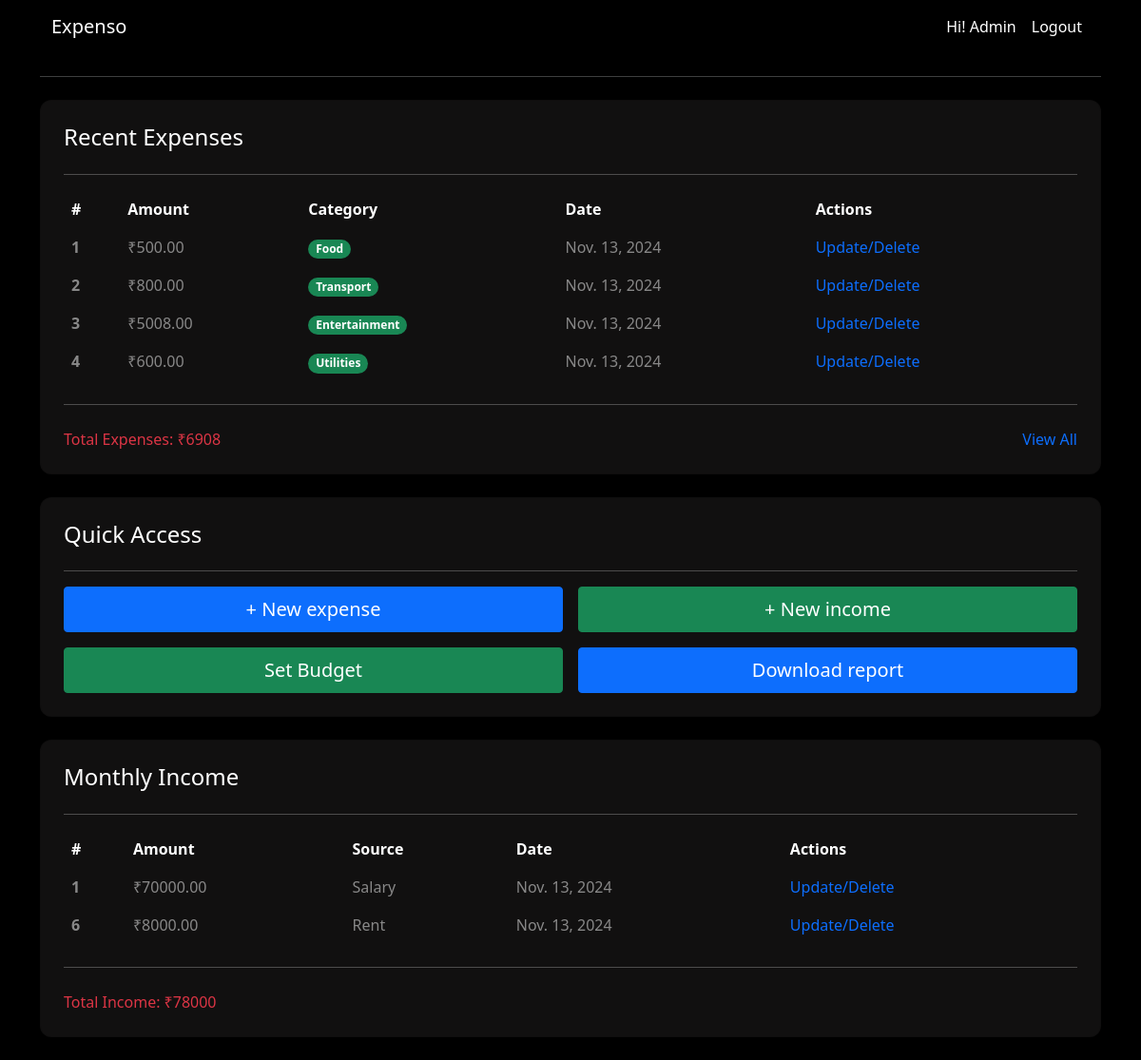
/ (signed in), run on the app's committed database.
### app/models.py (models this page shows)
class CustomUser(AbstractUser):
    pass

class Expense(models.Model):
    user = models.ForeignKey(settings.AUTH_USER_MODEL, on_delete=models.CASCADE)
    amount = models.DecimalField(max_digits=10, decimal_places=2)
    date = models.DateField(auto_now_add=True)
    description = models.TextField(blank=True)
    category = models.CharField(max_length=15, choices=CATEGORY_CHOICES)

class Income(models.Model):
    user = models.ForeignKey(settings.AUTH_USER_MODEL, on_delete=models.CASCADE)
    amount = models.DecimalField(max_digits=10, decimal_places=2)
    source = models.CharField(max_length=100)
    date = models.DateField(auto_now_add=True)

### app/views.py (the view)
# urls.py: path('', views.home_view, name='home'),
@decorators.login_required(login_url='login')
def home_view(request):
    income = Income.objects.filter(user=request.user)
    total_income = income.aggregate(Sum('amount'))['amount__sum']
    expense_obj = Expense.objects.filter(user=request.user).order_by('-date')[:4]
    total_expenses = expense_obj.aggregate(Sum('amount'))['amount__sum']
    return render(request, 'home.html', context={'expense_obj':expense_obj, 'income':income, 'total_income':total_income, 'total_expenses':total_expenses})

### app/templates/home.html (shortened to what this page needs)
{% extends 'base.html' %}
{% load static %}
{% block content %}
<hr class="my-4">
<div class="row">
    <div class="col-12 mb-4">
        <div class="card text-white shadow-sm p-4">
            <h4 class="card-title">Recent Expenses</h4>
            <hr>
            <div class="table-responsive">
                <table class="table text-white">
                    <thead>
                        <tr>
                            <th scope="col">#</th>
                            <th scope="col">Amount</th>
                            <th scope="col">Category</th>
                            <th scope="col">Date</th>
                            <th scope="col">Actions</th>
                        </tr>
                    </thead>
                    <tbody>
                        {% for expense in expense_obj %}
                        <tr class="text-white-50">
                            <th scope="row">{{expense.id}}</th>
                            <td>₹{{expense.amount}}</td>
                            <td><span class="badge rounded-pill bg-success">{{expense.category}}</span></td>
                            <td>{{expense.date}}</td>
                            <td><a href="{% url 'expense-update' expense.id %}" style="text-decoration: none;">Update/Delete</a></td>
                        </tr>
                        {% endfor %}
                    </tbody>
                </table>
            </div>
            <hr class="my-2">
            <div class="d-flex justify-content-between mt-3">
                <p class="mb-0 text-danger">Total Expenses: ₹{{ total_expenses }}</p>
                <a href="{% url 'expenses' %}" class="text-decoration-none text-primary">View All</a>
            </div>
        </div>
    </div>
    <div class="col-12 mb-4">
        <div class="card text-white shadow-sm p-4">
            <h4 class="card-title">Quick Access</h4>
            <hr>
            <div class="row g-3">
                <div class="col-12 col-md-6">
                    <a href="{% url 'expense-add' %}" class="btn btn-primary btn-lg w-100 rounded">+ New expense</a>
                </div>
                <div class="col-12 col-md-6">
                    <a href="{% url 'income-add' %}" class="btn btn-success btn-lg w-100 rounded">+ New income</a>
                </div>
                <div class="col-12 col-md-6">
                    <a href="#" class="btn btn-success btn-lg w-100 rounded">Set Budget</a>
                </div>
                <div class="col-12 col-md-6">
                    <a href="#" class="btn btn-primary btn-lg w-100 rounded">Download report</a>
                </div>
            </div>
        </div>
    </div>
    <div class="col-12 mb-4">
        <div class="card text-white shadow-sm p-4">
            <h4 class="card-title">Monthly Income</h4>
            <hr>
            <div class="table-responsive">
                <table class="table text-white">
                    <thead>
                        <tr>
                            <th scope="col">#</th>
                            <th scope="col">Amount</th>
                            <th scope="col">Source</th>
                            <th scope="col">Date</th>
                            <th scope="col">Actions</th>
                        </tr>
                    </thead>
                    <tbody>
                        {% for obj in income %}
                        <tr class="text-white-50">
                            <th scope="row">{{obj.id}}</th>
                            <td>₹{{obj.amount}}</td>
                            <td>{{obj.source | capfirst}}</td>
                            <td>{{obj.date}}</td>
                            <td><a href="{% url 'income-update' obj.id %}" style="text-decoration: none;">Update/Delete</a></td>
                        </tr>
                        {% endfor %}
                    </tbody>
                </table>
            </div>
            <hr class="my-2">
            <div class="d-flex justify-content-between mt-3">
                <p class="mb-0 text-danger">Total Income: ₹{{ total_income }}</p>
            </div>
        </div>
    </div>
</div>
{% endblock %}

### app/templates/base.html (shortened to what this page needs)
{% load static %}
<!DOCTYPE html>
<html lang="en">
<head>
    <link href="https://cdn.jsdelivr.net/npm/bootstrap@5.0.2/dist/css/bootstrap.min.css" rel="stylesheet">
</head>
<body class="text-light" style="background-color: #000; min-height: 100vh;">
    <div class="container">
        {% include 'navbar.html' %}
        {% block content %}
        {% endblock %}
    </div>
</body>
</html>

### app/templates/navbar.html (shortened to what this page needs)
<nav class="navbar navbar-expand-lg" style="background-color: #000;">
  <div class="container-fluid">
    <a class="navbar-brand text-white" href="{% url 'home' %}">Expenso</a>
    <div class="collapse navbar-collapse" id="navbarTogglerDemo02">
      <ul class="navbar-nav ms-auto mb-2 mb-lg-0">
          <li class="nav-item">
              <a class="nav-link text-white" href="#">Hi! {{request.user | capfirst}}</a>
          </li>
          {% if request.user.is_authenticated %}
          <li class="nav-item">
              <a class="nav-link text-white" href="{% url 'logout' %}">Logout</a>
          </li>
          {% endif %}
      </ul>
    </div>
  </div>
</nav>

### app/templates/base.html (style rules this page uses)
.table, .table th, .table td { border: none; }
.card { background-color: #111010 !important; border-radius: 12px !important; }

### data on the page
CustomUser: user "Admin"
Expense: id "1", amount "500.00", category "Food", date "Nov. 13, 2024"
Expense: id "2", amount "800.00", category "Transport", date "Nov. 13, 2024"
Expense: id "3", amount "5008.00", category "Entertainment", date "Nov. 13, 2024"
Expense: id "4", amount "600.00", category "Utilities", date "Nov. 13, 2024"
Income: id "1", amount "70000.00", source "Salary", date "Nov. 13, 2024"
Income: id "6", amount "8000.00", source "Rent", date "Nov. 13, 2024"

### other printed values
{{ total_expenses }} "6908"
{{ total_income }} "78000"
